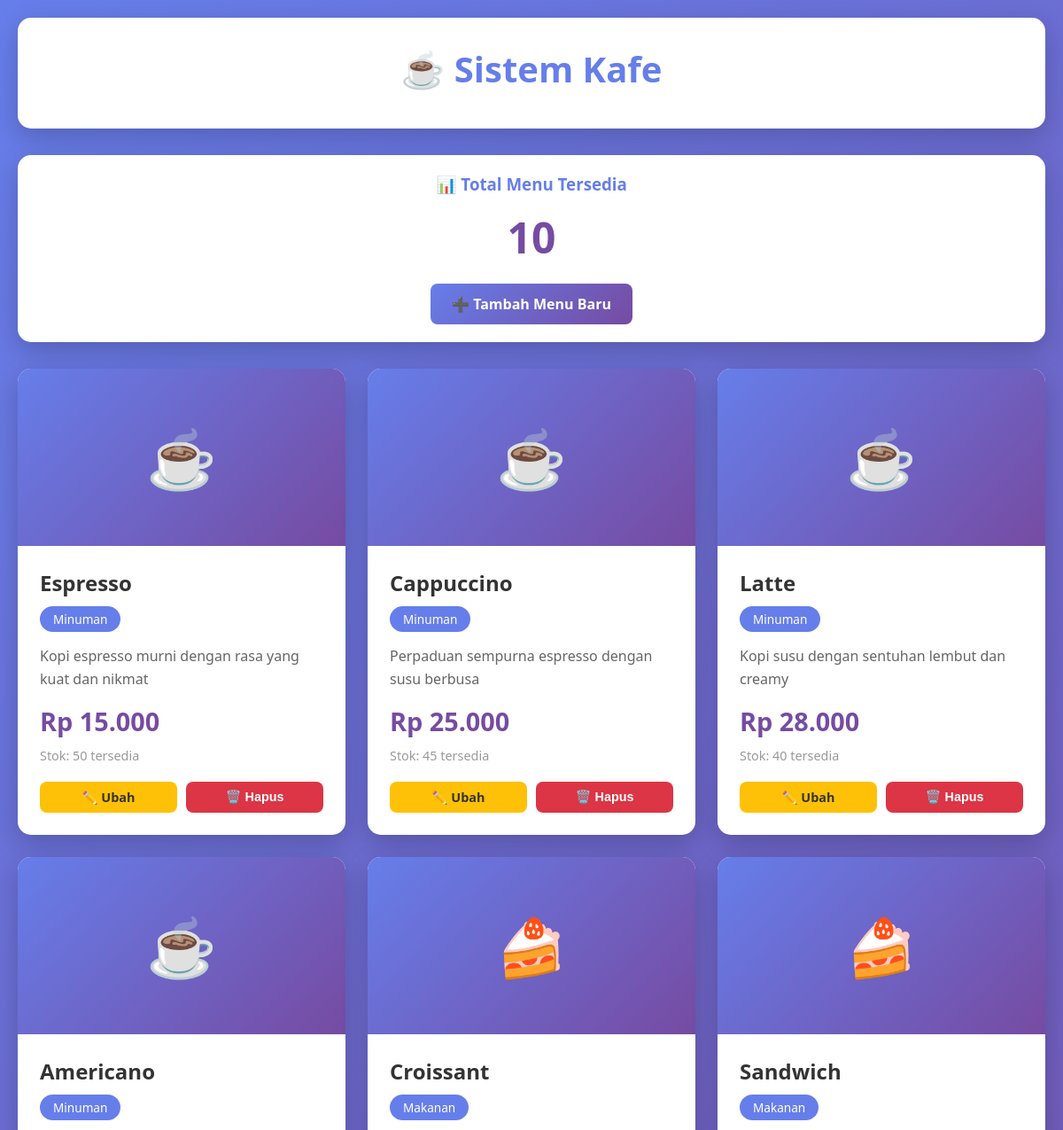
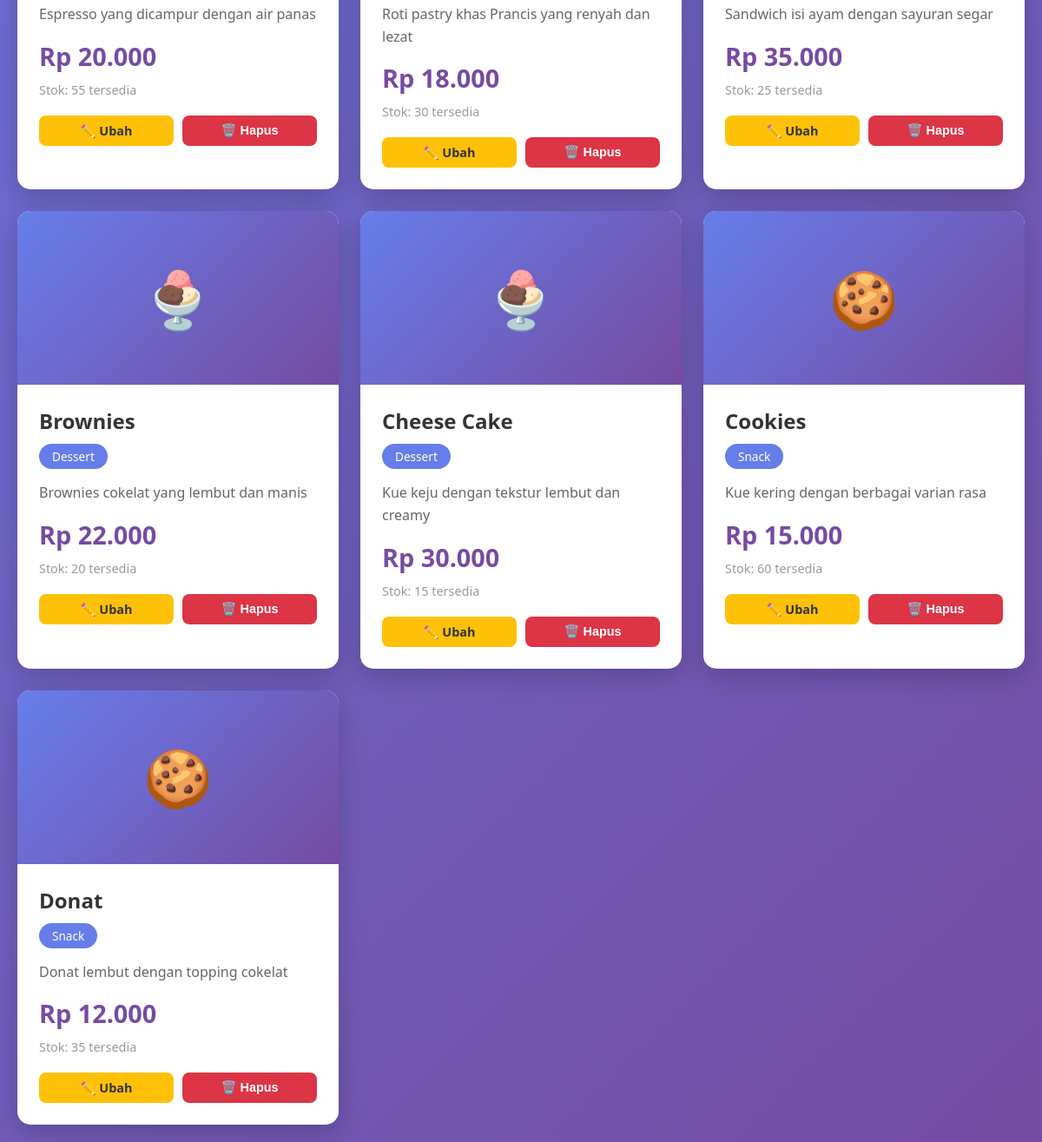
The page / on the database its author committed (2 pictures, top to bottom).
### tables this page shows
CREATE TABLE IF NOT EXISTS menu (
    id INT AUTO_INCREMENT PRIMARY KEY,
    nama_menu VARCHAR(100) NOT NULL,
    kategori VARCHAR(50) NOT NULL,
    harga DECIMAL(10, 2) NOT NULL,
    deskripsi TEXT NOT NULL,
    stok INT NOT NULL DEFAULT 0,
    created_at TIMESTAMP DEFAULT CURRENT_TIMESTAMP,
    updated_at TIMESTAMP DEFAULT CURRENT_TIMESTAMP ON UPDATE CURRENT_TIMESTAMP
);

### Database.php (called while the page is built, shortened)
<?php
class Database {
    private $host = "localhost";
    private $username = "root";
    private $password = "";
    private $database = "cafe_db";
    private $connection;
    private function connect() {
        $this->connection = new mysqli(
            $this->host,
            $this->username,
            $this->password,
            $this->database
        );
    }
    public function getConnection() {
        return $this->connection;
    }
}
?>

### MenuManager.php (called while the page is built, shortened)
<?php
require_once 'Database.php';
require_once 'Menu.php';
class MenuManager {
    private $connection;
    public function __construct(Database $database) {
        $this->db = $database;
        $this->connection = $this->db->getConnection();
    }
    public function getAllMenu() {
        $menus = [];
        $query = "SELECT * FROM menu ORDER BY id ASC";
        $result = $this->connection->query($query);
        if ($result && $result->num_rows > 0) {
            while ($row = $result->fetch_assoc()) {
                $menus[] = new Menu(
                    $row['id'],
                    $row['nama_menu'],
                    $row['kategori'],
                    $row['harga'],
                    $row['deskripsi'],
                    $row['stok']
                );
            }
        }
        return $menus;
    }
    public function getTotalMenu() {
        $query = "SELECT COUNT(*) as total FROM menu";
        $result = $this->connection->query($query);
        if ($result) {
            $row = $result->fetch_assoc();
            return $row['total'];
        }
        return 0;
    }
}
?>

### Menu.php (called while the page is built, shortened)
<?php
class Menu {
    private $id;
    private $namaMenu;
    private $kategori;
    private $harga;
    private $deskripsi;
    private $stok;
    public function __construct($id, $namaMenu, $kategori, $harga, $deskripsi, $stok) {
        $this->id = $id;
        $this->namaMenu = $namaMenu;
        $this->kategori = $kategori;
        $this->harga = $harga;
        $this->deskripsi = $deskripsi;
        $this->stok = $stok;
    }
    public function getId() {
        return $this->id;
    }
    public function getNamaMenu() {
        return $this->namaMenu;
    }
    public function getKategori() {
        return $this->kategori;
    }
    public function getDeskripsi() {
        return $this->deskripsi;
    }
    public function getStok() {
        return $this->stok;
    }
    public function getHargaFormatted() {
        return "Rp " . number_format($this->harga, 0, ',', '.');
    }
    public function getIcon() {
        $icons = [
            'Minuman' => '☕',
            'Makanan' => '🍰',
            'Snack' => '🍪',
            'Dessert' => '🍨'
        ];
        return $icons[$this->kategori] ?? '🍽️';
    }
}
?>

### index.php (the view, shortened to what this page needs)
<?php
require_once 'Database.php';
require_once 'Menu.php';
require_once 'MenuManager.php';
$database = new Database();
$menuManager = new MenuManager($database);
$menus = $menuManager->getAllMenu();
$totalMenu = $menuManager->getTotalMenu();
?>
<!DOCTYPE html>
<html lang="en">
<head>
    <link rel="stylesheet" href="style.css">
</head>
<body>
    <div class="container">
        <div class="header">
            <h1>☕ Sistem Kafe</h1>
        </div>
        <div class="stats">
            <h3>📊 Total Menu Tersedia</h3>
            <div class="stats-number"><?php echo $totalMenu; ?></div>
            <a href="tambah.php" class="btn btn-primary">➕ Tambah Menu Baru</a>
        </div>
        <div class="menu-grid">
            <?php foreach ($menus as $menu): ?>
                <div class="menu-card">
                    <div class="menu-image">
                        <?php echo $menu->getIcon(); ?>
                    </div>
                    <div class="menu-content">
                        <div class="menu-name"><?php echo htmlspecialchars($menu->getNamaMenu()); ?></div>
                        <span class="menu-category"><?php echo htmlspecialchars($menu->getKategori()); ?></span>
                        <p class="menu-description"><?php echo htmlspecialchars($menu->getDeskripsi()); ?></p>
                        <div class="menu-price"><?php echo $menu->getHargaFormatted(); ?></div>
                        <p class="menu-stock">Stok: <?php echo $menu->getStok(); ?> tersedia</p>
                        <div class="menu-actions">
                            <a href="ubah.php?id=<?php echo $menu->getId(); ?>" class="btn btn-edit">✏️ Ubah</a>
                            <button onclick="confirmDelete(<?php echo $menu->getId(); ?>, '<?php echo htmlspecialchars($menu->getNamaMenu(), ENT_QUOTES); ?>')" class="btn btn-delete">🗑️ Hapus</button>
                        </div>
                    </div>
                </div>
            <?php endforeach; ?>
        </div>
    </div>
</body>
</html>

### style.css (style rules this page uses)
* { margin: 0; padding: 0; box-sizing: border-box; }
body { font-family: 'Segoe UI', Tahoma, Geneva, Verdana, sans-serif; background: linear-gradient(135deg, #667eea 0%, #764ba2 100%); min-height: 100vh; padding: 20px; }
.container { max-width: 1200px; margin: 0 auto; }
.header { background: white; padding: 30px; border-radius: 15px; box-shadow: 0 10px 30px rgba(0,0,0,0.2); text-align: center; margin-bottom: 30px; }
.header h1 { color: #667eea; font-size: 2.5em; margin-bottom: 10px; }
.stats { background: white; padding: 20px; border-radius: 15px; box-shadow: 0 10px 30px rgba(0,0,0,0.2); text-align: center; margin-bottom: 30px; }
.stats h3 { color: #667eea; margin-bottom: 15px; }
.stats-number { font-size: 3em; color: #764ba2; font-weight: bold; margin-bottom: 20px; }
.btn { display: inline-block; padding: 12px 24px; border-radius: 8px; text-decoration: none; font-weight: bold; cursor: pointer; border: none; font-size: 1em; transition: all 0.3s ease; }
.btn-primary { background: linear-gradient(135deg, #667eea 0%, #764ba2 100%); color: white; }
.btn-edit { background: #ffc107; color: #333; font-size: 0.9em; padding: 8px 16px; }
.btn-delete { background: #dc3545; color: white; font-size: 0.9em; padding: 8px 16px; }
.menu-grid { display: grid; grid-template-columns: repeat(auto-fill, minmax(300px, 1fr)); gap: 25px; margin-top: 20px; }
.menu-card { background: white; border-radius: 15px; overflow: hidden; box-shadow: 0 10px 30px rgba(0,0,0,0.2); transition: transform 0.3s ease, box-shadow 0.3s ease; }
.menu-image { width: 100%; height: 200px; background: linear-gradient(135deg, #667eea 0%, #764ba2 100%); display: flex; align-items: center; justify-content: center; font-size: 4em; }
.menu-content { padding: 25px; }
.menu-name { font-size: 1.5em; color: #333; margin-bottom: 10px; font-weight: bold; }
.menu-category { display: inline-block; background: #667eea; color: white; padding: 5px 15px; border-radius: 20px; font-size: 0.85em; margin-bottom: 15px; }
.menu-description { color: #666; line-height: 1.6; margin-bottom: 15px; }
.menu-price { font-size: 1.8em; color: #764ba2; font-weight: bold; }
.menu-stock { color: #999; margin-top: 10px; margin-bottom: 20px; font-size: 0.9em; }
.menu-actions { display: flex; gap: 10px; margin-top: 15px; }
.menu-actions .btn { flex: 1; text-align: center; }

### rows shown on the page
menu: kategori "☕", nama_menu "Espresso", kategori "Minuman", deskripsi "Kopi espresso murni dengan rasa yang kuat dan nikmat", harga "Rp 15.000", stok "50"
menu: kategori "☕", nama_menu "Cappuccino", kategori "Minuman", deskripsi "Perpaduan sempurna espresso dengan susu berbusa", harga "Rp 25.000", stok "45"
menu: kategori "☕", nama_menu "Latte", kategori "Minuman", deskripsi "Kopi susu dengan sentuhan lembut dan creamy", harga "Rp 28.000", stok "40"
menu: kategori "☕", nama_menu "Americano", kategori "Minuman", deskripsi "Espresso yang dicampur dengan air panas", harga "Rp 20.000", stok "55"
menu: kategori "🍰", nama_menu "Croissant", kategori "Makanan", deskripsi "Roti pastry khas Prancis yang renyah dan lezat", harga "Rp 18.000", stok "30"
menu: kategori "🍰", nama_menu "Sandwich", kategori "Makanan", deskripsi "Sandwich isi ayam dengan sayuran segar", harga "Rp 35.000", stok "25"
menu: kategori "🍨", nama_menu "Brownies", kategori "Dessert", deskripsi "Brownies cokelat yang lembut dan manis", harga "Rp 22.000", stok "20"
menu: kategori "🍨", nama_menu "Cheese Cake", kategori "Dessert", deskripsi "Kue keju dengan tekstur lembut dan creamy", harga "Rp 30.000", stok "15"
menu: kategori "🍪", nama_menu "Cookies", kategori "Snack", deskripsi "Kue kering dengan berbagai varian rasa", harga "Rp 15.000", stok "60"
menu: kategori "🍪", nama_menu "Donat", kategori "Snack", deskripsi "Donat lembut dengan topping cokelat", harga "Rp 12.000", stok "35"

### other values the page prints
$totalMenu "10"
